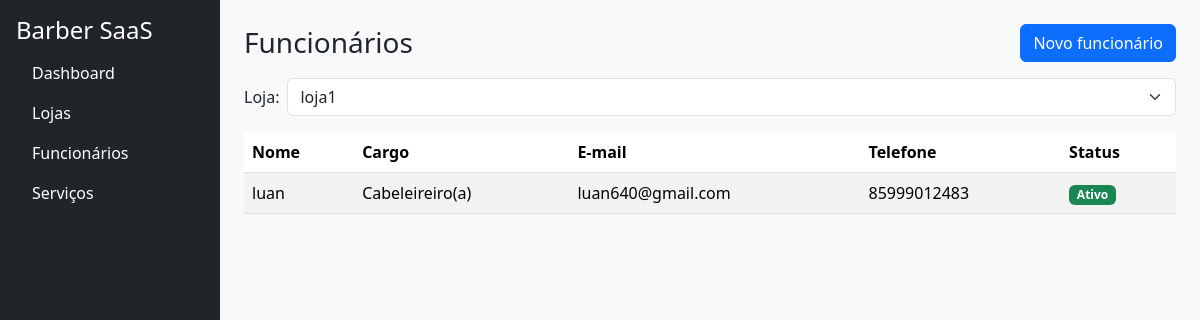
The app's page /cadastro/funcionarios/ (signed in), older data.
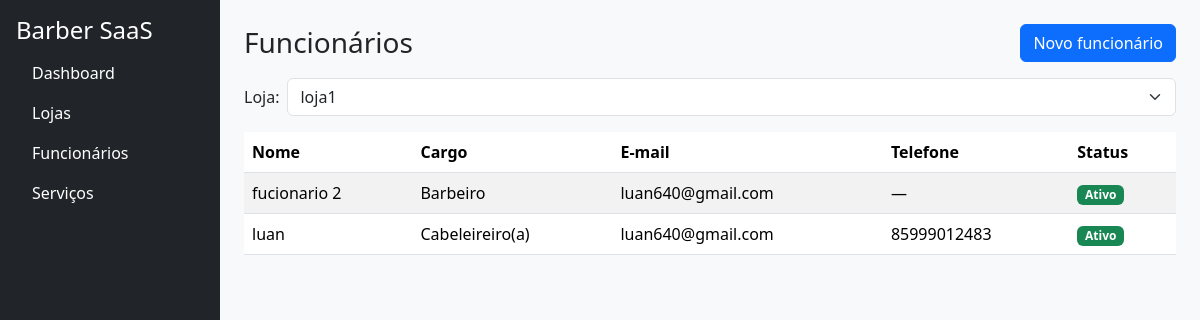
The same page, newer data.
### apps/cadastro/models.py (models this page shows, shortened)
class Funcionario(models.Model):
    class Cargo(models.TextChoices):
        BARBEIRO = 'barbeiro', 'Barbeiro'
        CABELEIREIRO = 'cabeleireiro', 'Cabeleireiro(a)'
        MANICURE = 'manicure', 'Manicure/Pedicure'
        ESTETICISTA = 'esteticista', 'Esteticista'
        SOMBRANCELHA = 'sobrancelha', 'Designer de Sobrancelha'
        RECEPCAO = 'recepcao', 'Recepção'
        OUTRO = 'outro', 'Outro'
    phone_regex = RegexValidator(
        r'^\+?\d{10,15}$',
        'Informe telefone no formato internacional, ex.: +5585...'
    )
    loja = models.ForeignKey('Loja', on_delete=models.CASCADE, related_name='funcionarios')
    nome = models.CharField(max_length=120)
    cargo = models.CharField(max_length=20, choices=Cargo.choices, default=Cargo.BARBEIRO)
    email = models.EmailField(blank=True, null=True)
    telefone = models.CharField(max_length=17, blank=True, null=True, validators=[phone_regex])
    slug = models.SlugField(max_length=160, blank=True)
    ativo = models.BooleanField(default=True)
    criado_em = models.DateTimeField(auto_now_add=True)
    atualizado_em = models.DateTimeField(auto_now=True)
    class Meta:
        verbose_name = 'Funcionário'
        verbose_name_plural = 'Funcionários'
        unique_together = (('loja', 'slug'),)
        ordering = ('nome',)

### apps/cadastro/views.py (the view, shortened to what this page needs)
# urls.py: path('funcionarios/', views.funcionarios, name='funcionarios'),
@login_required
@subscription_required
def funcionarios(request):
    if not getattr(request.user, 'is_owner', False):
        return redirect('accounts:owner_login')
    lojas_qs = request.user.lojas.order_by('nome')
    loja = _get_loja_ativa(request, lojas_qs)
    target = request.headers.get('HX-Target')
    form = FuncionarioForm(lojas=lojas_qs, initial={'loja': loja})
    qs = loja.funcionarios.order_by('nome')
    ctx = {'lojas': lojas_qs, 'loja': loja, 'form': form, 'funcionarios': qs}
    if request.headers.get('HX-Request') and target != 'content':
        return render(request, 'cadastro/partials/funcionarios.html', ctx)
    return render(request, 'cadastro/funcionarios.html', ctx)

### apps/cadastro/forms.py (shortened to what this page needs)
class FuncionarioForm(forms.ModelForm):
    loja = forms.ModelChoiceField(queryset=Loja.objects.none(), label="Loja")
    class Meta:
        model = Funcionario
        fields = ["loja", "nome", "cargo", "email", "telefone", "ativo"]
        labels = {
            "nome": "Nome",
            "cargo": "Cargo",
            "email": "E-mail",
            "telefone": "Telefone",
            "ativo": "Ativo?",
            "loja": "Loja",
        }
        widgets = {
            "nome": forms.TextInput(attrs={"placeholder": "Ex.: Pedro Alves"}),
            "email": forms.EmailInput(attrs={"placeholder": "exemplo@dominio.com"}),
            "telefone": forms.TextInput(attrs={"placeholder": "+5585..."}),
        }
    def __init__(self, *args, **kwargs):
        lojas = kwargs.pop("lojas", Loja.objects.none())
        super().__init__(*args, **kwargs)
        self.fields["loja"].queryset = lojas

### apps/accounts/models.py (called while the page is built)
    def is_active(self) -> bool:
        return timezone.now() <= self.end_date

### apps/cadastro/models.py (called while the page is built)
    def __str__(self):
        return f"{self.nome} ({self.owner.email})"

### apps/cadastro/templates/cadastro/funcionarios.html (shortened to what this page needs)
{% extends 'accounts/base.html' %}
{% block content %}
<div class="d-flex justify-content-between align-items-center mb-3">
  <h3 class="m-0">Funcionários</h3>
  <button class="btn btn-primary" data-bs-toggle="modal" data-bs-target="#modalFuncionario">
    Novo funcionário
  </button>
</div>
<form id="filtros-func" class="mb-3 d-flex gap-2">
  <label class="form-label m-0 align-self-center">Loja:</label>
  <select name="loja_filtro" class="form-select"
          hx-get="{% url 'cadastro:funcionarios' %}"
          hx-target="#funcionarios-tbody"
          hx-select="#funcionarios-tbody"
          hx-swap="outerHTML"
          hx-indicator="#funcionarios-loading"
          hx-push-url="true"
          hx-trigger="change">
    {% for l in lojas %}
      <option value="{{ l.id }}" {% if loja and l.id == loja.id %}selected{% endif %}>{{ l.nome }}</option>
    {% endfor %}
  </select>
</form>
<div class="table-responsive">
  <table class="table table-striped align-middle">
    <thead>
      <tr><th>Nome</th><th>Cargo</th><th>E-mail</th><th>Telefone</th><th>Status</th></tr>
    </thead>
    {% include 'cadastro/partials/funcionarios.html' %}
  </table>
</div>
{% endblock %}

### apps/cadastro/templates/cadastro/partials/funcionarios.html
<tbody id="funcionarios-tbody">
  {% for f in funcionarios %}
  <tr>
    <td>{{ f.nome }}</td>
    <td>{{ f.get_cargo_display }}</td>
    <td>{{ f.email|default:"—" }}</td>
    <td>{{ f.telefone|default:"—" }}</td>
    <td>
      {% if f.ativo %}<span class="badge bg-success">Ativo</span>
      {% else %}<span class="badge bg-secondary">Inativo</span>{% endif %}
    </td>
  </tr>
  {% empty %}
  <tr><td colspan="5" class="text-muted">Nenhum funcionário ainda.</td></tr>
  {% endfor %}
</tbody>

Row changes from the older to the newer data that the page shows:
added Funcionario: nome "fucionario 2", cargo "Barbeiro", email "luan640@gmail.com", telefone "—", ativo "Ativo"
